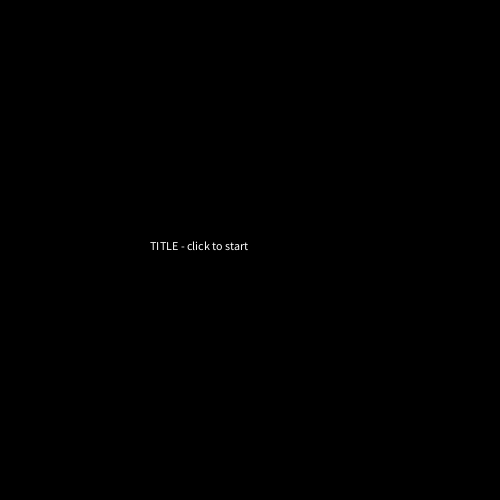
Frame 1 (no input)
Frame 60 (the mouse pressed at the canvas centre just before this capture): identical to frame 1, image omitted
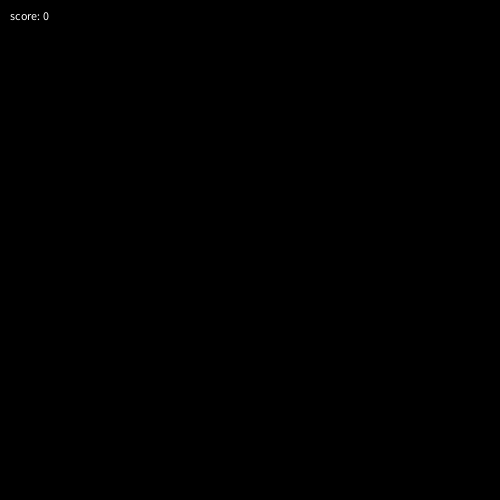
Frame 120 (the mouse held since frame 60 and released just before this capture)

The Processing sketch that drew these frames (run headless with seeded random() and noise(); from frame 60 on, the mouse is pressed at the canvas centre):

// Processing sketch: m10b_game_template
// ── m10b_game_template.pde
// MODULE 10 - YOUR game. A skeleton with TODOs - fill them in!
// Keep it small. Get it working. THEN make it fancy.
int state = 0;          // 0 = title, 1 = playing, 2 = game over
int score = 0;

// TODO 1: variables for your player (x, y, size, speed)
// TODO 2: variables for your enemy / collectible

void setup() {
  size(500, 500);
}

void draw() {
  background(0);
  if (state == 0) {
    fill(255);
    text("TITLE - click to start", 150, 250);
  } else if (state == 1) {
    // TODO 3: move and draw the player (mouse? arrow keys?)
    // TODO 4: move and draw the enemy / collectible
    // TODO 5: collision: if dist(...) < something -> score++ or state = 2
    fill(255);
    text("score: " + score, 10, 20);
  } else {
    fill(255, 100, 100);
    text("GAME OVER - click to retry", 140, 250);
  }
}

void mousePressed() {
  if (state != 1) {
    state = 1;
    score = 0;
  }
}

// TODO 6 (stretch): keyPressed() for keyboard controls
// TODO 7 (stretch): use a class for enemies, an array for many of them
